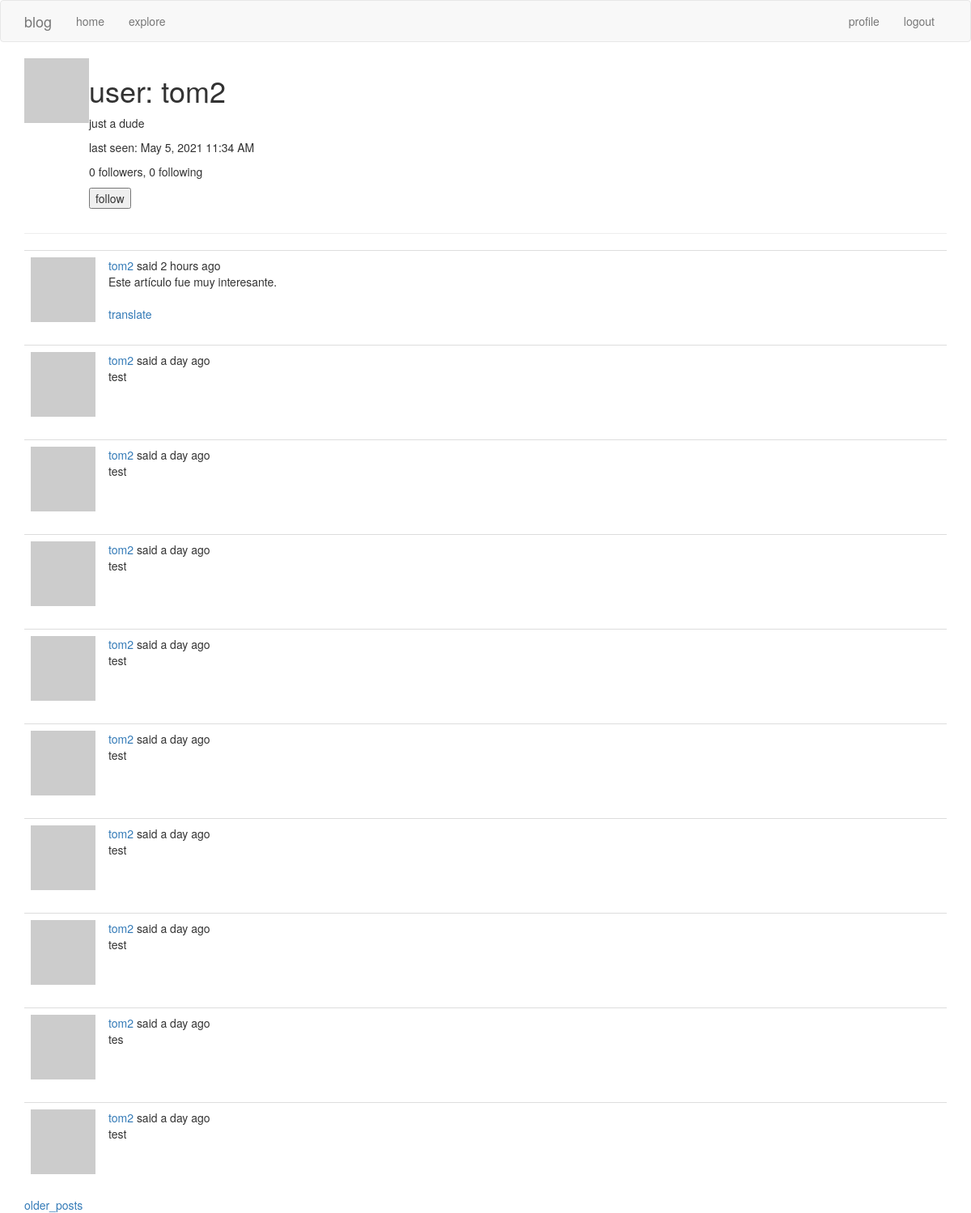
The app's page /user/tom2 (signed in) with its own data.
### app/models.py (models this page shows, shortened)
class User(UserMixin, db.Model):
    id       = db.Column(db.Integer, primary_key = True)
    username = db.Column(db.String(64),  index = True, unique = True)
    email    = db.Column(db.String(128), index = True, unique = True)
    about_me = db.Column(db.String(128))
    last_seen = db.Column(db.DateTime, default = datetime.utcnow)
    password_hash = db.Column(db.String(128))
    posts = db.relationship('Post', backref = 'author', lazy = 'dynamic')
    followed = db.relationship(
        'User', secondary = followers,
        primaryjoin = (followers.c.follower_id == id),
        secondaryjoin = (followers.c.followed_id == id),
        backref = db.backref('followers', lazy = 'dynamic'), lazy = 'dynamic')
    def avatar(self, size):
        digest = md5(self.email.lower().encode('utf-8')).hexdigest()
        return 'https://www.gravatar.com/avatar/{}?d=identicon&s={}'.format(digest, size)
    def is_following(self, user):
        return self.followed.filter(followers.c.followed_id == user.id).count() > 0

class Post(db.Model):
    id   = db.Column(db.Integer, primary_key = True)
    body = db.Column(db.String(128))
    timestamp = db.Column(db.DateTime, index = True, default = datetime.utcnow)
    user_id = db.Column(db.Integer, db.ForeignKey('user.id'))
    language = db.Column(db.String(5))

### app/main/routes.py (the view)
@bp.route('/user/<username>')
@login_required
def user(username):
    user = User.query.filter_by(username = username).first_or_404()
    page = request.args.get('page', 1, type = int)
    posts = user.posts.order_by(Post.timestamp.desc()).paginate(page, current_app.config['POSTS_PER_PAGE'], False)
    next_url = url_for('main.user', username = user.username, page = posts.next_num) if posts.has_next else None
    prev_url = url_for('main.user', username = user.username, page = posts.prev_num) if posts.has_prev else None
    form = EmptyForm()
    return render_template('user.html', user = user, form = form, posts = posts.items, next_url = next_url, prev_url = prev_url)

### app/forms.py
class EmptyForm(FlaskForm):
    submit = SubmitField(_l('submit'))

### app/main/routes.py (called while the page is built)
@bp.before_request
def before_request():
    if current_user.is_authenticated:
        current_user.last_seen = datetime.utcnow()
        db.session.commit()
    g.locale = str(get_locale())

### app/models.py (called while the page is built)
@login.user_loader
def load_user(id):
    return User.query.get(int(id))

### app/templates/user.html (shortened to what this page needs)
{% extends 'base.html' %}
{% block app_content %}
    <table>
        <tr valign = 'top'>
            <td><img src = "{{ user.avatar(128) }}"></td>
            <td>
                <h1> {{ _('user') }}: {{ user.username }} </h1>
                {% if user.about_me %}
                <p> {{ user.about_me }} </p>
                {% endif %}
                {% if user.last_seen %}
                <p> {{ _('last seen') }}: {{ moment(user.last_seen).format('LLL') }} </p>
                {% endif %}
                <p>{{ _('%(count)d followers', count = user.followers.count()) }}, {{ _('%(count)d following', count = user.followed.count()) }}</p>
                {% if user == current_user %}
                <p><a href = "{{ url_for('main.edit_profile') }}"> {{ _('edit your profile') }} </a></p>
                {% elif not current_user.is_following(user) %}
                <p>
                    <form action="{{ url_for('main.follow', username = user.username) }}" method = "post">
                        {{ form.submit(value = 'follow') }}
                    </form>
                </p>
                {% endif %}
            </td>
        </tr>
    </table>
    <hr>
    {% for post in posts %}
        {% include '_post.html' %}
    {% endfor %}
    {% if next_url %}
    <a href = "{{ next_url }}"> {{_('older_posts')}} </a>
    {% endif %}
{% endblock %}

### app/templates/_post.html (shortened to what this page needs)
    <table class = "table table-hover">
        <tr>
            <td width = "70px">
                <a href = "{{ url_for('main.user', username = post.author.username) }}">
                    <img src = "{{ post.author.avatar(70) }}" />
                </a>
            </td>
            <td>
                {{ _('%(username)s said %(when)s',
                    username = user_link,
                    when = moment(post.timestamp).fromNow()) }}
                <br>
                <span id = 'post{{ post.id }}'> {{ post.body }} </span>
                {% if post.language and post.language != g.locale %}
                <br><br>
                <span id = 'translation{{ post.id }}'>
                    <a href="javascript:translate(
                                '#post{{ post.id }}',
                                '#translation{{ post.id }}',
                                '{{ post.language }}',
                                '{{ g.locale }}');">{{ _('translate') }}</a>
                </span>
                {% endif %}
            </td>
        </tr>
    </table>

### records on screen
User: username "tom2", about_me "just a dude", last_seen "May 5, 2021 11:34 AM"
Post: body "Este artículo fue muy interesante."
Post: body "test"
Post: body "test"
Post: body "test"
Post: body "test"
Post: body "test"
Post: body "test"
Post: body "test"
Post: body "tes"
Post: body "test"
